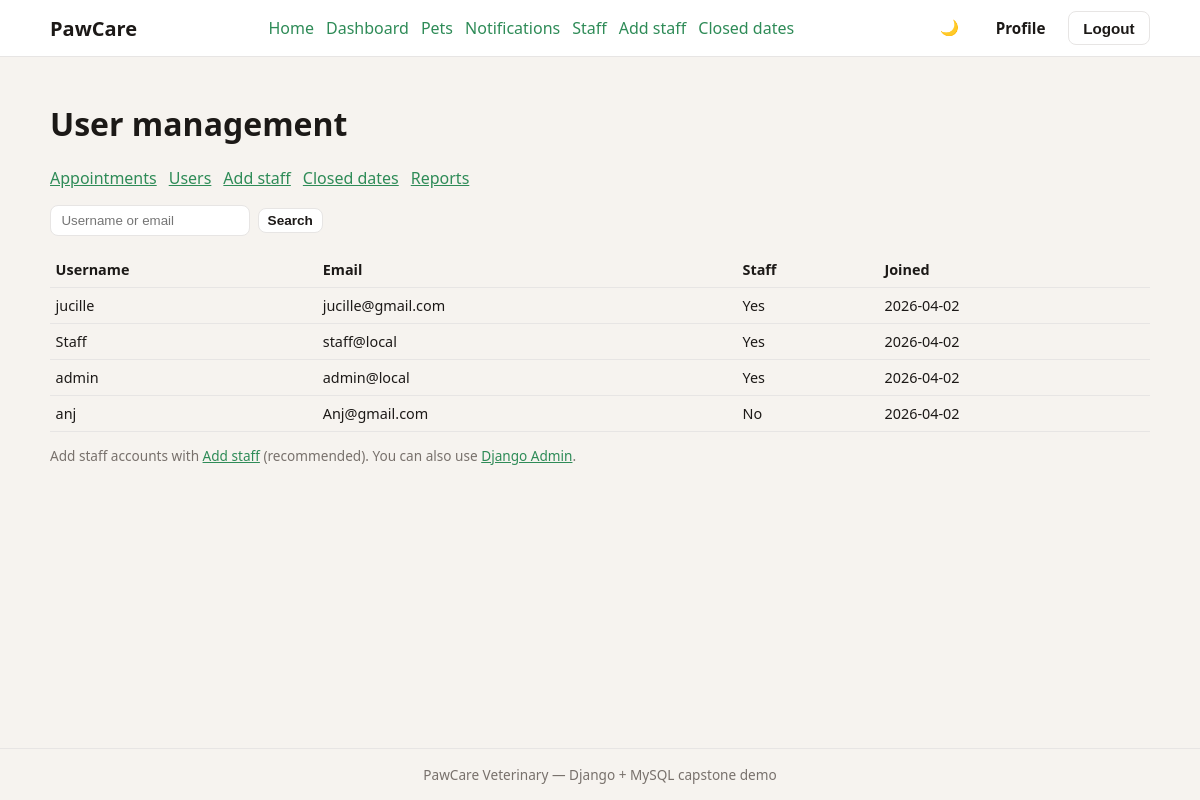
/staff/users/ (signed in), run on the app's committed database.
### accounts/models.py (models this page shows, shortened)
class User(AbstractUser):
    phone = models.CharField(max_length=32, blank=True)
    profile_picture = models.ImageField(upload_to="profiles/", blank=True, null=True)

### clinic/views.py (the view)
# urls.py: path("staff/users/", views.StaffUserListView.as_view(), name="staff_users"),
class StaffUserListView(UserPassesTestMixin, ListView):
    template_name = "clinic/staff/users.html"
    context_object_name = "users"
    raise_exception = True
    def test_func(self):
        return self.request.user.is_staff
    def get_queryset(self):
        from django.contrib.auth import get_user_model
        User = get_user_model()
        qs = User.objects.all().order_by("-date_joined")
        q = (self.request.GET.get("q") or "").strip()
        if q:
            qs = qs.filter(Q(username__icontains=q) | Q(email__icontains=q))
        return qs[:500]

### clinic/context_processors.py (called while the page is built)
def notification_badge(request):
    if request.user.is_authenticated:
        count = Notification.objects.filter(user=request.user, read=False).count()
        return {"unread_notification_count": count}
    return {"unread_notification_count": 0}

### templates/clinic/staff/users.html (shortened to what this page needs)
{% extends "base.html" %}
{% block content %}
<h1>User management</h1>
<nav class="staff-nav">
  <a href="{% url 'clinic:staff_dashboard' %}">Appointments</a>
  <a href="{% url 'clinic:staff_users' %}">Users</a>
  {% if user.is_superuser %}
    <a href="{% url 'clinic:staff_create_staff' %}">Add staff</a>
    <a href="{% url 'clinic:staff_shop_closed' %}">Closed dates</a>
  {% endif %}
  <a href="{% url 'clinic:staff_reports' %}">Reports</a>
</nav>
<form method="get" class="filter-bar">
  <input type="search" name="q" placeholder="Username or email" value="{{ request.GET.q }}">
  <button type="submit" class="btn-secondary btn-sm">Search</button>
</form>
<div class="table-wrap">
  <table class="data-table">
    <thead><tr><th>Username</th><th>Email</th><th>Staff</th><th>Joined</th></tr></thead>
    <tbody>
      {% for u in users %}
        <tr>
          <td>{{ u.username }}</td>
          <td>{{ u.email }}</td>
          <td>{% if u.is_staff %}Yes{% else %}No{% endif %}</td>
          <td>{{ u.date_joined|date:"Y-m-d" }}</td>
        </tr>
      {% endfor %}
    </tbody>
  </table>
</div>
<p class="muted small">{% if user.is_superuser %}Add staff accounts with <a href="{% url 'clinic:staff_create_staff' %}">Add staff</a> (recommended). You can also use <a href="/admin/">Django Admin</a>.{% else %}Only the main administrator can create new staff accounts.{% endif %}</p>
{% endblock %}

### static/css/app.css (style rules this page uses)
:root { --bg: #f6f3ef; --surface: #ffffff; --text: #1c1917; --muted: #78716c; --primary: #2e8b57; --primary-dark: #236b44; --accent: #0ea5e9; --border: #e7e5e4; --danger: #b91c1c; --header-h: 3.5rem; }
* { box-sizing: border-box; }
body { margin: 0; font-family: "Segoe UI", system-ui, sans-serif; background: var(--bg); color: var(--text); min-height: 100vh; display: flex; flex-direction: column; }
a { color: var(--primary); }
.btn-primary, .btn-secondary, .btn-ghost { display: inline-block; padding: 0.45rem 0.9rem; border-radius: 8px; text-decoration: none; font-weight: 600; border: none; cursor: pointer; font-size: 0.95rem; }
.btn-secondary { background: var(--surface); color: var(--text); border: 1px solid var(--border); }
.btn-sm { padding: 0.25rem 0.55rem; font-size: 0.85rem; }
.search-bar, .filter-bar { display: flex; flex-wrap: wrap; gap: 0.5rem; align-items: center; margin: 1rem 0; }
.search-bar input[type="search"], .filter-bar input, .filter-bar select { padding: 0.45rem 0.65rem; border-radius: 8px; border: 1px solid var(--border); background: var(--surface); color: var(--text); }
.table-wrap { overflow-x: auto; }
.data-table { width: 100%; border-collapse: collapse; font-size: 0.9rem; }
.data-table th, .data-table td { border-bottom: 1px solid var(--border); padding: 0.5rem 0.35rem; text-align: left; }
.muted { color: var(--muted); }
.small { font-size: 0.85rem; }
.staff-nav { display: flex; flex-wrap: wrap; gap: 0.75rem; margin: 1rem 0; }

### data on the page
User: username "jucille", email "jucille@gmail.com", is_staff "Yes", date_joined "2026-04-02"
User: username "Staff", email "staff@local", is_staff "Yes", date_joined "2026-04-02"
User: username "admin", email "admin@local", is_staff "Yes", date_joined "2026-04-02"
User: username "anj", email "Anj@gmail.com", is_staff "No", date_joined "2026-04-02"
